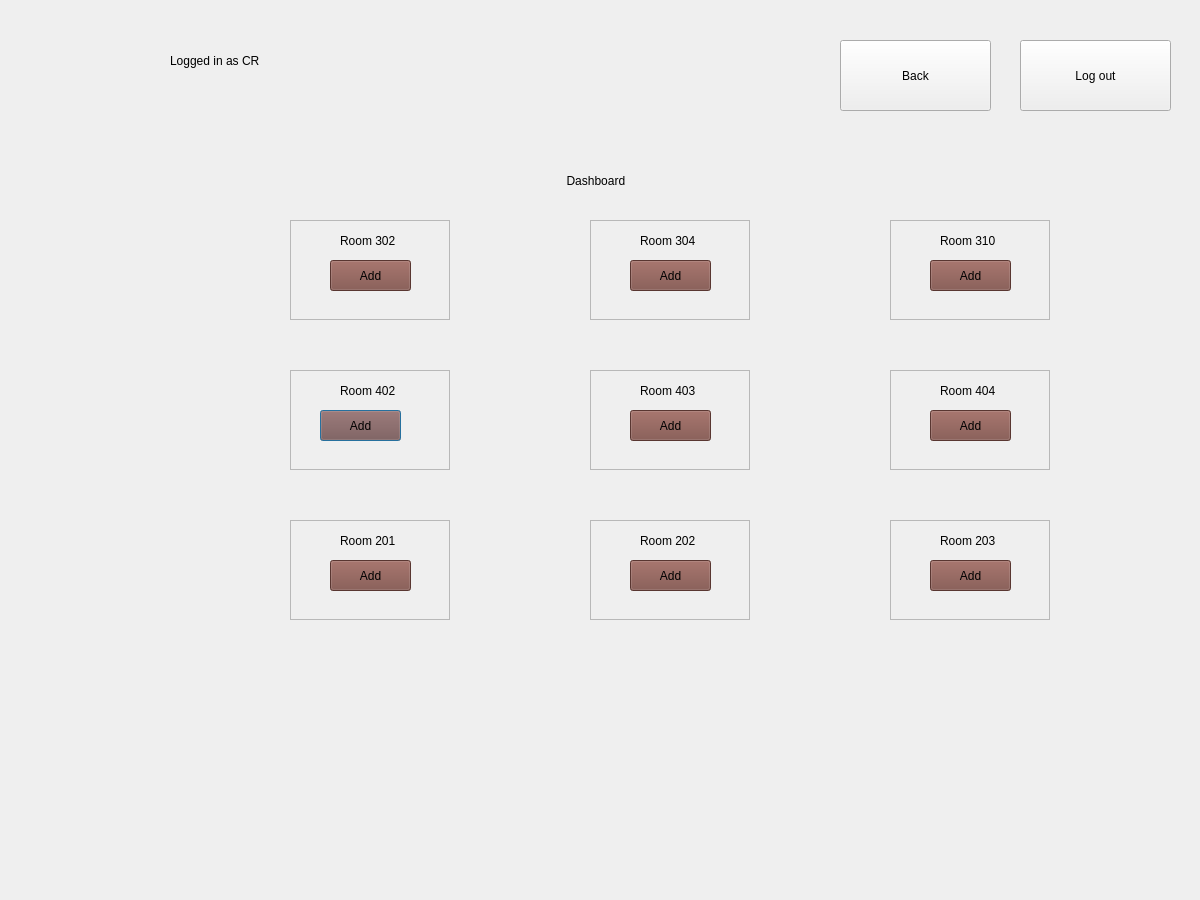
<?xml version="1.0" encoding="UTF-8"?>
<ui version="4.0">
 <class>CRsearchclass</class>
 <widget class="QDialog" name="CRsearchclass">
  <property name="geometry">
   <rect>
    <x>0</x>
    <y>0</y>
    <width>1200</width>
    <height>900</height>
   </rect>
  </property>
  <property name="windowTitle">
   <string>Dialog</string>
  </property>
  <widget class="QFrame" name="frame4">
   <property name="geometry">
    <rect>
     <x>290</x>
     <y>370</y>
     <width>160</width>
     <height>100</height>
    </rect>
   </property>
   <property name="frameShape">
    <enum>QFrame::Shape::StyledPanel</enum>
   </property>
   <property name="frameShadow">
    <enum>QFrame::Shadow::Raised</enum>
   </property>
   <widget class="QLabel" name="label_11">
    <property name="geometry">
     <rect>
      <x>50</x>
      <y>10</y>
      <width>71</width>
      <height>21</height>
     </rect>
    </property>
    <property name="text">
     <string>Room 402</string>
    </property>
   </widget>
   <widget class="QPushButton" name="Add4">
    <property name="geometry">
     <rect>
      <x>30</x>
      <y>40</y>
      <width>81</width>
      <height>31</height>
     </rect>
    </property>
    <property name="styleSheet">
     <string notr="true">background-color: rgb(125, 76, 68);
</string>
    </property>
    <property name="text">
     <string>Add</string>
    </property>
   </widget>
  </widget>
  <widget class="QLabel" name="label">
   <property name="geometry">
    <rect>
     <x>170</x>
     <y>20</y>
     <width>221</width>
     <height>81</height>
    </rect>
   </property>
   <property name="text">
    <string>Logged in as CR</string>
   </property>
  </widget>
  <widget class="QFrame" name="frame6">
   <property name="geometry">
    <rect>
     <x>890</x>
     <y>370</y>
     <width>160</width>
     <height>100</height>
    </rect>
   </property>
   <property name="frameShape">
    <enum>QFrame::Shape::StyledPanel</enum>
   </property>
   <property name="frameShadow">
    <enum>QFrame::Shadow::Raised</enum>
   </property>
   <widget class="QLabel" name="label_6">
    <property name="geometry">
     <rect>
      <x>50</x>
      <y>10</y>
      <width>71</width>
      <height>21</height>
     </rect>
    </property>
    <property name="text">
     <string>Room 404</string>
    </property>
   </widget>
   <widget class="QPushButton" name="Add6">
    <property name="geometry">
     <rect>
      <x>40</x>
      <y>40</y>
      <width>81</width>
      <height>31</height>
     </rect>
    </property>
    <property name="styleSheet">
     <string notr="true">background-color: rgb(125, 76, 68);
</string>
    </property>
    <property name="text">
     <string>Add</string>
    </property>
   </widget>
  </widget>
  <widget class="QLabel" name="logo">
   <property name="geometry">
    <rect>
     <x>20</x>
     <y>10</y>
     <width>141</width>
     <height>91</height>
    </rect>
   </property>
   <property name="text">
    <string/>
   </property>
  </widget>
  <widget class="QLabel" name="label_2">
   <property name="geometry">
    <rect>
     <x>470</x>
     <y>150</y>
     <width>321</width>
     <height>61</height>
    </rect>
   </property>
   <property name="text">
    <string>                             Dashboard</string>
   </property>
  </widget>
  <widget class="QFrame" name="frame9">
   <property name="geometry">
    <rect>
     <x>890</x>
     <y>520</y>
     <width>160</width>
     <height>100</height>
    </rect>
   </property>
   <property name="frameShape">
    <enum>QFrame::Shape::StyledPanel</enum>
   </property>
   <property name="frameShadow">
    <enum>QFrame::Shadow::Raised</enum>
   </property>
   <widget class="QLabel" name="label_7">
    <property name="geometry">
     <rect>
      <x>50</x>
      <y>10</y>
      <width>71</width>
      <height>21</height>
     </rect>
    </property>
    <property name="text">
     <string>Room 203</string>
    </property>
   </widget>
   <widget class="QPushButton" name="Add9">
    <property name="geometry">
     <rect>
      <x>40</x>
      <y>40</y>
      <width>81</width>
      <height>31</height>
     </rect>
    </property>
    <property name="styleSheet">
     <string notr="true">background-color: rgb(125, 76, 68);
</string>
    </property>
    <property name="text">
     <string>Add</string>
    </property>
   </widget>
  </widget>
  <widget class="QFrame" name="frame3">
   <property name="geometry">
    <rect>
     <x>890</x>
     <y>220</y>
     <width>160</width>
     <height>100</height>
    </rect>
   </property>
   <property name="frameShape">
    <enum>QFrame::Shape::StyledPanel</enum>
   </property>
   <property name="frameShadow">
    <enum>QFrame::Shadow::Raised</enum>
   </property>
   <widget class="QLabel" name="label_5">
    <property name="geometry">
     <rect>
      <x>50</x>
      <y>10</y>
      <width>71</width>
      <height>21</height>
     </rect>
    </property>
    <property name="text">
     <string>Room 310</string>
    </property>
   </widget>
   <widget class="QPushButton" name="Add3">
    <property name="geometry">
     <rect>
      <x>40</x>
      <y>40</y>
      <width>81</width>
      <height>31</height>
     </rect>
    </property>
    <property name="styleSheet">
     <string notr="true">background-color: rgb(125, 76, 68);
</string>
    </property>
    <property name="text">
     <string>Add</string>
    </property>
   </widget>
  </widget>
  <widget class="QFrame" name="frame1">
   <property name="geometry">
    <rect>
     <x>290</x>
     <y>220</y>
     <width>160</width>
     <height>100</height>
    </rect>
   </property>
   <property name="frameShape">
    <enum>QFrame::Shape::StyledPanel</enum>
   </property>
   <property name="frameShadow">
    <enum>QFrame::Shadow::Raised</enum>
   </property>
   <widget class="QLabel" name="label_3">
    <property name="geometry">
     <rect>
      <x>50</x>
      <y>10</y>
      <width>71</width>
      <height>21</height>
     </rect>
    </property>
    <property name="text">
     <string>Room 302</string>
    </property>
   </widget>
   <widget class="QPushButton" name="Add1">
    <property name="geometry">
     <rect>
      <x>40</x>
      <y>40</y>
      <width>81</width>
      <height>31</height>
     </rect>
    </property>
    <property name="styleSheet">
     <string notr="true">background-color: rgb(125, 76, 68);
</string>
    </property>
    <property name="text">
     <string>Add</string>
    </property>
   </widget>
  </widget>
  <widget class="QFrame" name="frame8">
   <property name="geometry">
    <rect>
     <x>590</x>
     <y>520</y>
     <width>160</width>
     <height>100</height>
    </rect>
   </property>
   <property name="frameShape">
    <enum>QFrame::Shape::StyledPanel</enum>
   </property>
   <property name="frameShadow">
    <enum>QFrame::Shadow::Raised</enum>
   </property>
   <widget class="QLabel" name="label_9">
    <property name="geometry">
     <rect>
      <x>50</x>
      <y>10</y>
      <width>71</width>
      <height>21</height>
     </rect>
    </property>
    <property name="text">
     <string>Room 202</string>
    </property>
   </widget>
   <widget class="QPushButton" name="Add8">
    <property name="geometry">
     <rect>
      <x>40</x>
      <y>40</y>
      <width>81</width>
      <height>31</height>
     </rect>
    </property>
    <property name="styleSheet">
     <string notr="true">background-color: rgb(125, 76, 68);
</string>
    </property>
    <property name="text">
     <string>Add</string>
    </property>
   </widget>
  </widget>
  <widget class="QLabel" name="labelTime">
   <property name="geometry">
    <rect>
     <x>830</x>
     <y>160</y>
     <width>231</width>
     <height>51</height>
    </rect>
   </property>
   <property name="text">
    <string/>
   </property>
  </widget>
  <widget class="QFrame" name="frame2">
   <property name="geometry">
    <rect>
     <x>590</x>
     <y>220</y>
     <width>160</width>
     <height>100</height>
    </rect>
   </property>
   <property name="frameShape">
    <enum>QFrame::Shape::StyledPanel</enum>
   </property>
   <property name="frameShadow">
    <enum>QFrame::Shadow::Raised</enum>
   </property>
   <widget class="QLabel" name="label_4">
    <property name="geometry">
     <rect>
      <x>50</x>
      <y>10</y>
      <width>71</width>
      <height>21</height>
     </rect>
    </property>
    <property name="text">
     <string>Room 304</string>
    </property>
   </widget>
   <widget class="QPushButton" name="Add2">
    <property name="geometry">
     <rect>
      <x>40</x>
      <y>40</y>
      <width>81</width>
      <height>31</height>
     </rect>
    </property>
    <property name="styleSheet">
     <string notr="true">background-color: rgb(125, 76, 68);
</string>
    </property>
    <property name="text">
     <string>Add</string>
    </property>
   </widget>
  </widget>
  <widget class="QFrame" name="frame7">
   <property name="geometry">
    <rect>
     <x>290</x>
     <y>520</y>
     <width>160</width>
     <height>100</height>
    </rect>
   </property>
   <property name="frameShape">
    <enum>QFrame::Shape::StyledPanel</enum>
   </property>
   <property name="frameShadow">
    <enum>QFrame::Shadow::Raised</enum>
   </property>
   <widget class="QLabel" name="label_12">
    <property name="geometry">
     <rect>
      <x>50</x>
      <y>10</y>
      <width>71</width>
      <height>21</height>
     </rect>
    </property>
    <property name="text">
     <string>Room 201</string>
    </property>
   </widget>
   <widget class="QPushButton" name="Add7">
    <property name="geometry">
     <rect>
      <x>40</x>
      <y>40</y>
      <width>81</width>
      <height>31</height>
     </rect>
    </property>
    <property name="styleSheet">
     <string notr="true">background-color: rgb(125, 76, 68);
</string>
    </property>
    <property name="text">
     <string>Add</string>
    </property>
   </widget>
  </widget>
  <widget class="QFrame" name="frame5">
   <property name="geometry">
    <rect>
     <x>590</x>
     <y>370</y>
     <width>160</width>
     <height>100</height>
    </rect>
   </property>
   <property name="frameShape">
    <enum>QFrame::Shape::StyledPanel</enum>
   </property>
   <property name="frameShadow">
    <enum>QFrame::Shadow::Raised</enum>
   </property>
   <widget class="QLabel" name="label_8">
    <property name="geometry">
     <rect>
      <x>50</x>
      <y>10</y>
      <width>71</width>
      <height>21</height>
     </rect>
    </property>
    <property name="text">
     <string>Room 403</string>
    </property>
   </widget>
   <widget class="QPushButton" name="Add5">
    <property name="geometry">
     <rect>
      <x>40</x>
      <y>40</y>
      <width>81</width>
      <height>31</height>
     </rect>
    </property>
    <property name="styleSheet">
     <string notr="true">background-color: rgb(125, 76, 68);
</string>
    </property>
    <property name="text">
     <string>Add</string>
    </property>
   </widget>
  </widget>
  <widget class="QPushButton" name="pushButton">
   <property name="geometry">
    <rect>
     <x>1020</x>
     <y>40</y>
     <width>151</width>
     <height>71</height>
    </rect>
   </property>
   <property name="text">
    <string>Log out</string>
   </property>
  </widget>
  <widget class="QPushButton" name="pushButtonback">
   <property name="geometry">
    <rect>
     <x>840</x>
     <y>40</y>
     <width>151</width>
     <height>71</height>
    </rect>
   </property>
   <property name="text">
    <string>Back</string>
   </property>
  </widget>
 </widget>
 <resources/>
 <connections/>
</ui>
